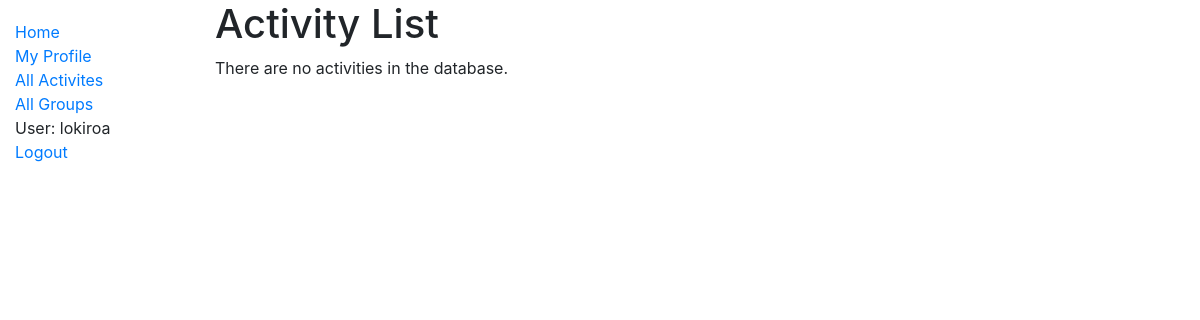
The app's page /activites/ (signed in), older data.
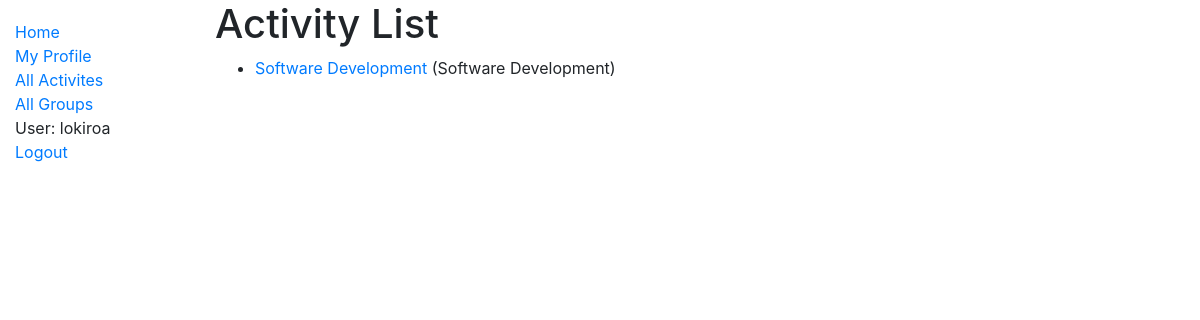
The same page, newer data.
### PlusOneApp/models.py (models this page shows, shortened)
class Activity(models.Model):
    name = models.CharField(max_length=200, primary_key=True)
    description = models.TextField(null=True)
    def get_absolute_url(self):
        return reverse('activity-detail', args=[str(self.name)])

### PlusOneApp/views.py (the view)
# urls.py: path('activites/', views.ActivityListView.as_view(), name="activities"),
class ActivityListView(generic.ListView):
    model = Activity
    context_object_name = 'activity_list'
    queryset = Activity.objects.all()
    template_name = 'activities/mylist.html'

### PlusOneApp/templates/PlusOneApp/activity_list.html
{% extends "base_generic.html" %}
{% block content %}
  <h1>Activity List</h1>
  {% if activity_list %}
  <ul>
    {% for activity in activity_list %}
      <li>
        <a href="{{ activity.get_absolute_url }}">{{ activity.name }}</a> ({{activity.description}})
      </li>
    {% endfor %}
  </ul>
  {% else %}
    <p>There are no activities in the database.</p>
  {% endif %}
{% endblock %}

Row changes from the older to the newer data that the page shows:
added Activity: name "Software Development", description "Software Development"
Text that changed along with them:
text no longer shown: "There are no activities in the database."
